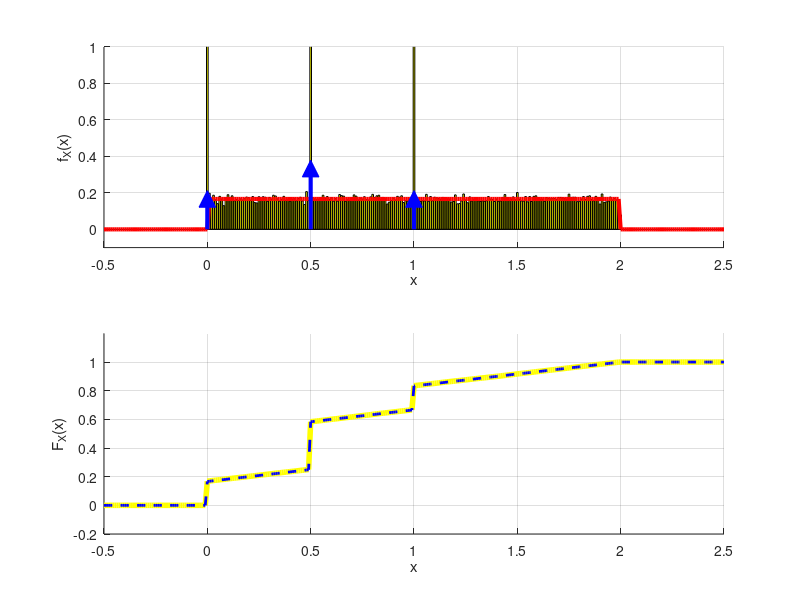

MATLAB code for this plot:
% Lucas Coelho Raupp - Questao 3

% ----------------------------------------------------------------------------

% a)

clc;
close all;

N = 100000;

U = randi([1 6], 1, N);           % Dados sendo lancados N vezes

% Encontra as posicoes em que o dado caiu com as respectivas faces para cima
idx1 = U == 0;
idx2 = U == 2 | U == 3;
idx3 = U == 4;
idx4 = U == 5 | U == 6;

X = zeros(1, N);                  % Preenche a matriz X, 1 linha e N colunas, com 0

X(idx1) = 0;                      % Se U = 1,      X = 0
X(idx2) = 1/2;                    % Se U = 2 ou 3, X = 1/2
X(idx3) = 1;                      % Se U = 4,      X = 1
X(idx4) = 2 * rand(1, sum(idx4)); % Se U = 5 ou 6, X ∈ [0 2]

x = -0.5 : 0.01 : 2.5;

freqX = hist(X, x);

figure;

subplot(2, 1, 1); hold on; grid on;
xlim([-0.5 2.5]);
ylim([-0.1 1]);
xlabel('x');
ylabel('f_X(x)');

% Grafico da PDF simulada
pdfX_sim = freqX / trapz(x, freqX);
bar(x, pdfX_sim, 'y');

% Grafico da PDF calculada
pdfX_teo = (1/6) .* (0 < x & x < 2);
plot(x, pdfX_teo, 'r', 'LineWidth', 3);

% Desenho dos impulsos
plot([0, 0], [0, 1/6], 'b', 'LineWidth', 3');
plot([0], [1/6], 'b^', 'MarkerSize', 12, 'MarkerFaceColor', 'b');
plot([1/2, 1/2], [0, 1/3], 'b', 'LineWidth', 3');
plot([1/2], [1/3], 'b^', 'MarkerSize', 12, 'MarkerFaceColor', 'b');
plot([1, 1], [0, 1/6], 'b', 'LineWidth', 3');
plot([1], [1/6], 'b^', 'MarkerSize', 12, 'MarkerFaceColor', 'b');

% ----------------------------------------------------------------------------

% b)

subplot(2, 1, 2); hold on; grid on;
xlim([-0.5 2.5]); ylim([-0.2, 1.2]);
xlabel('x');
ylabel('F_X(x)');

% Grafico da CDF simulada
cdfX_sim = cumsum(freqX) / N;
plot(x, cdfX_sim, 'y', 'LineWidth', 4);

% Grafico da CDF calculada
cdfX_teo = 0           .* (0 > x) + ...
           (1/6 + x/6) .* (0 <= x & x < 1/2) + ...
           (1/2 + x/6) .* (1/2 <= x & x < 1) + ...
           (2/3 + x/6) .* (1 <= x & x < 2) + ...
           1           .* (2 <= x);
plot(x, cdfX_teo, 'b--', 'LineWidth', 2);

% ----------------------------------------------------------------------------

% c)

EX_sim = mean(X)                  % Experanca matematica simulada
EX_teo = 2/3                      % Experanca matematica calculada

% ----------------------------------------------------------------------------

% d)

PrX_menor_1_sim = mean(X < 1)     % Probabilidade de X < 1 simulada
PrX_menor_1_teo = 2/3             % Probabilidade de X < 1 calculada